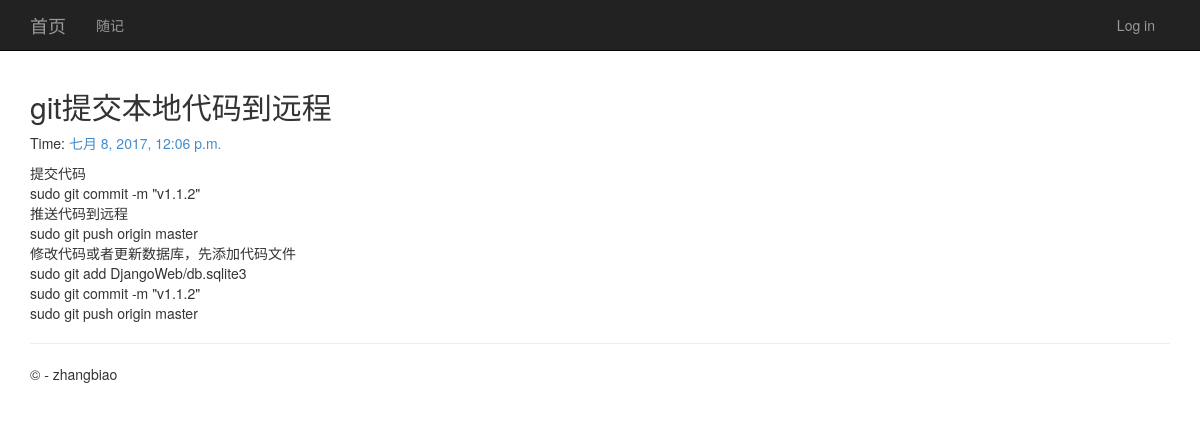
Page /9/ on the committed database.
### app/models.py (models this page shows, shortened)
class BlogPost(models.Model):
    title = models.CharField(max_length = 150)#标题
    body = models.TextField()#正文
    timestamp = models.DateTimeField()#时间
    class Meta():
        ordering = ['-timestamp']

### app/views.py (the view)
# urls.py: url(r'^(?P<id>\d+)/$', app.views.detail, name='detail'),
def detail(request,id):
    try:
        post = BlogPost.objects.get(id=str(id))
    except:
        raise Http404
    return render(
        request,
        'app/post.html',
        {
            'title':'博文',
            'post':post,
            }
        )

### app/templatetags/custom_markdown.py (called while the page is built)
@register.filter(is_safe=True)  #注册template filter
@stringfilter  #希望字符串作为参数
def custom_markdown(value):
    return mark_safe(markdown.markdown(value,
        extensions = ['markdown.extensions.fenced_code', 'markdown.extensions.codehilite'],
        safe_mode=True,
        enable_attributes=False))

### app/templates/app/post.html (shortened to what this page needs)
{% extends "app/layout.html" %}
{% load custom_markdown %}
{% load staticfiles %}
{% block content %}
{% load threadedcomments_tags %}
<div class="posts">
    <section class="post">
        <header class="post-header">
            <h2 class="post-title">
                {{post.title}}
            </h2>
            <p class="post-meta">
                Time:<a class="post-author" href="#">
                {{post.timestamp}}</a>
            </p>
        </header>
        <div>
            <p>
                {{post.body|custom_markdown|linebreaksbr}}
            </p>
        </div>
    </section>
</div>
{% endblock %}

### rows in the picture
BlogPost: title "git提交本地代码到远程", timestamp "七月 8, 2017, 12:06 p.m.", body|custom_markdown "提交代码 sudo git commit -m \"v1.1.2\" 推送代码到远程 sudo git push origin master 修改代码或者更新数据库，先添加代码文件 sudo git add DjangoWeb/db.sqlite3 sudo git commit -m \"v1.1.2\" sudo git push origin master"
